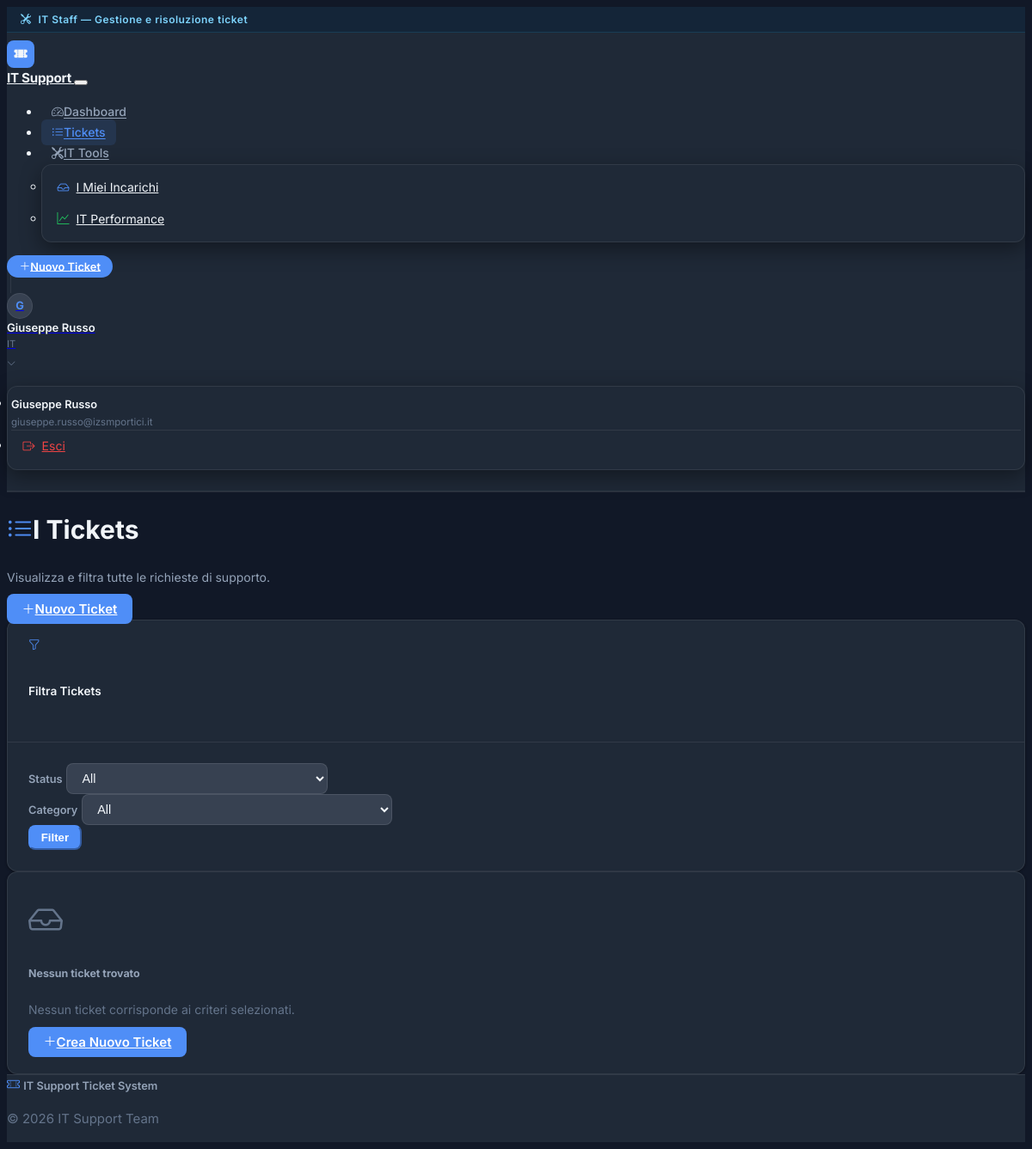
Page /tickets (signed in) on the earlier database version.
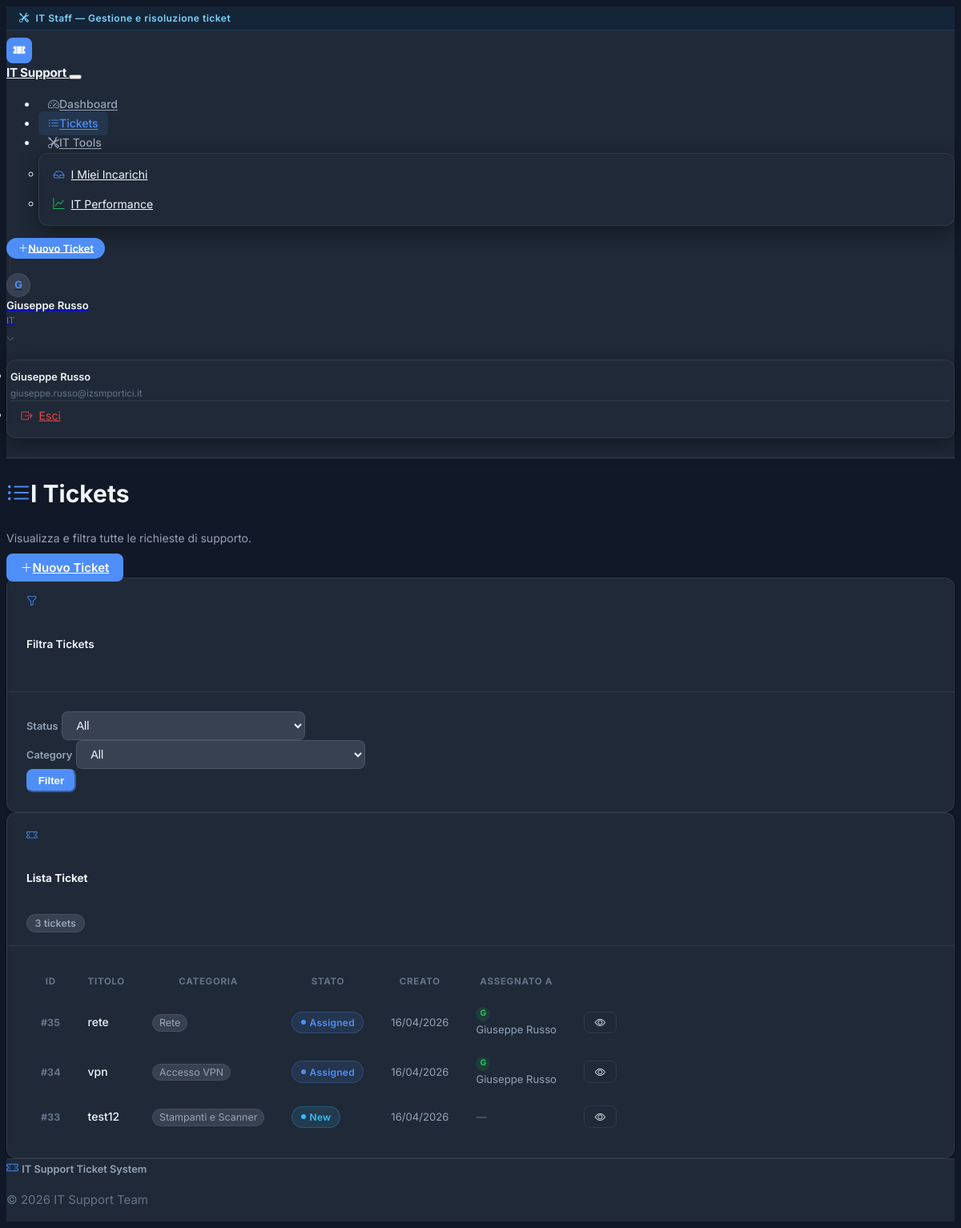
Same page on the later database version.
### models.py (models this page shows, shortened)
class Ticket(db.Model):
    id = db.Column(db.Integer, primary_key=True)
    title = db.Column(db.String(100), nullable=False)
    description = db.Column(db.Text, nullable=False)
    created_at = db.Column(db.DateTime, default=datetime.utcnow)
    updated_at = db.Column(db.DateTime, default=datetime.utcnow, onupdate=datetime.utcnow)
    status = db.Column(db.Enum(TicketStatus), default=TicketStatus.NEW)
    creator_id = db.Column(db.Integer, db.ForeignKey('user.id'), nullable=False)
    category_id = db.Column(db.Integer, db.ForeignKey('category.id'), nullable=False)
    assignee_id = db.Column(db.Integer, db.ForeignKey('user.id'), nullable=True)
    approver_id = db.Column(db.Integer, db.ForeignKey('user.id'), nullable=True)
    dept_manager_approver_id = db.Column(db.Integer, db.ForeignKey('user.id'), nullable=True)
    department_id = db.Column(db.Integer, db.ForeignKey('department.id'), nullable=True)
    comments = db.relationship('Comment', backref='ticket', cascade='all, delete-orphan', lazy='dynamic')
    attachments = db.relationship('Attachment', backref='ticket', cascade='all, delete-orphan', lazy='dynamic')

class Category(db.Model):
    id = db.Column(db.Integer, primary_key=True)
    name = db.Column(db.String(100), unique=True, nullable=False)
    description = db.Column(db.Text)
    requires_approval = db.Column(db.Boolean, default=False)
    tickets = db.relationship('Ticket', backref='category_rel', lazy='dynamic')

class User(UserMixin, db.Model):
    __tablename__ = 'user'
    __table_args__ = {'extend_existing': True}
    id = db.Column(db.Integer, primary_key=True)
    username = db.Column(db.String(64), unique=True, nullable=False)
    email = db.Column(db.String(120), unique=True, nullable=False)
    password_hash = db.Column(db.String(256), nullable=False)
    role = db.Column(db.Enum(UserRole), default=UserRole.USER, nullable=False)
    department_id = db.Column(db.Integer, db.ForeignKey('department.id'))
    managed_department_id = db.Column(db.Integer, db.ForeignKey('department.id'), nullable=True)
    created_at = db.Column(db.DateTime, default=datetime.utcnow)
    is_active = db.Column(db.Boolean, default=True)
    created_tickets = db.relationship('Ticket', backref='creator', foreign_keys='Ticket.creator_id', lazy='dynamic')
    assigned_tickets = db.relationship('Ticket', backref='assignee', foreign_keys='Ticket.assignee_id', lazy='dynamic')
    approved_tickets = db.relationship('Ticket', backref='approver', foreign_keys='Ticket.approver_id', lazy='dynamic')
    comments = db.relationship('Comment', backref='author', lazy='dynamic')
    def is_admin(self):
        return self.role == UserRole.ADMIN
    def is_it(self):
        return self.role == UserRole.IT or self.role == UserRole.ADMIN
    def is_dept_manager(self):
        return self.role == UserRole.DEPT_MANAGER or self.role == UserRole.ADMIN
    def is_manager(self):
        return self.role == UserRole.MANAGER or self.role == UserRole.ADMIN

### routes.py (the view, shortened to what this page needs)
    @app.route('/tickets')
    @login_required
    def ticket_list():
        form = FilterTicketsForm(request.args, meta={'csrf': False})
        query = Ticket.query
        if current_user.role == UserRole.USER:
            query = query.filter_by(creator_id=current_user.id)
        elif current_user.role == UserRole.DEPT_MANAGER:
            query = query.filter(
                Ticket.department_id == current_user.managed_department_id
            )
        elif current_user.role == UserRole.IT:
            query = query.filter(
                or_(
                    Ticket.assignee_id == current_user.id,
                    and_(
                        Ticket.assignee_id == None,
                        Ticket.status.in_([TicketStatus.APPROVED, TicketStatus.NEW])
                    )
                )
            )
        if form.status.data and form.status.data != 'all':
            query = query.filter(Ticket.status == TicketStatus[form.status.data])
        if form.category.data and form.category.data != 'all':
            query = query.filter(Ticket.category_id == int(form.category.data))
        tickets = query.order_by(Ticket.created_at.desc()).all()
        return render_template('ticket_list.html', tickets=tickets, form=form)

### forms.py
class FilterTicketsForm(FlaskForm):
    status = SelectField('Status', choices=[('all', 'All')], validators=[Optional()], render_kw={"class": "form-select"})
    category = SelectField('Category', choices=[('all', 'All')], validators=[Optional()], render_kw={"class": "form-select"})
    submit = SubmitField('Filter')
    def __init__(self, *args, **kwargs):
        super(FilterTicketsForm, self).__init__(*args, **kwargs)
        status_choices = [('all', 'All')]
        status_choices.extend([(status.name, status.value) for status in TicketStatus])
        self.status.choices = status_choices
        category_choices = [('all', 'All')]
        category_choices.extend([(str(c.id), c.name) for c in Category.query.order_by(Category.name).all()])
        self.category.choices = category_choices

### models.py (called while the page is built)
@login_manager.user_loader
def load_user(user_id):
    return User.query.get(int(user_id))

### templates/ticket_list.html (shortened to what the changed rows need)
{% extends "base.html" %}
{% block content %}
<div class="animate-fade-in">
    <div class="d-flex flex-wrap justify-content-between align-items-center gap-3 mb-4">
        <div>
            <h1 class="h4 fw-bold mb-1"><i class="bi bi-list-ul me-2" style="color:var(--color-accent)"></i>I Tickets</h1>
        </div>
    </div>
    {% if tickets %}
    <div class="card">
        <div class="card-header d-flex justify-content-between align-items-center">
            <div class="d-flex align-items-center gap-2">
                <i class="bi bi-ticket-perforated" style="color:var(--color-accent); font-size:.85rem"></i>
                <h6 class="mb-0 fw-bold" style="font-size:0.85rem">Lista Ticket</h6>
            </div>
            <span style="font-size:0.78rem; font-weight:600;
                         background:var(--surface-elevated); padding:.2rem .6rem;
                         border-radius:var(--radius-pill); color:var(--text-secondary);
                         border:1px solid var(--surface-border)">
                {{ tickets|length }} ticket{% if tickets|length != 1 %}s{% endif %}
            </span>
        </div>
        <div class="card-body p-0">
            <div class="table-responsive">
                <table class="table table-hover mb-0">
                    <thead>
                        <tr>
                            <th>ID</th>
                            <th>Titolo</th>
                            <th>Categoria</th>
                            <th>Stato</th>
                            <th>Creato</th>
                            <th>Assegnato a</th>
                            <th></th>
                        </tr>
                    </thead>
                    <tbody>
                        {% for ticket in tickets %}
                        <tr data-status="{{ ticket.status.name }}" data-category="{{ ticket.category_id }}">
                            <td>
                                <span style="font-size:0.78rem; font-weight:700; color:var(--text-muted)">#{{ ticket.id }}</span>
                            </td>
                            <td>
                                <span style="font-weight:500; font-size:0.875rem">{{ ticket.title }}</span>
                            </td>
                            <td>
                                <span style="font-size:0.78rem; background:var(--surface-elevated);
                                             padding:.15rem .5rem; border-radius:var(--radius-pill);
                                             border:1px solid var(--surface-border); color:var(--text-secondary)">
                                    {{ ticket.category_rel.name }}
                                </span>
                            </td>
                            <td>
                                {% if ticket.status.name in ['AWAITING_APPROVAL','AWAITING_DEPT_MANAGER_APPROVAL','AWAITING_IT_MANAGER_APPROVAL'] %}
                                <span class="status-badge status-awaiting">{{ ticket.status.value }}</span>
                                {% elif ticket.status.name == 'NEW' %}
                                <span class="status-badge status-new">{{ ticket.status.value }}</span>
                                {% elif ticket.status.name == 'APPROVED' %}
                                <span class="status-badge status-approved">{{ ticket.status.value }}</span>
                                {% elif ticket.status.name == 'ASSIGNED' %}
                                <span class="status-badge status-assigned">{{ ticket.status.value }}</span>
                                {% elif ticket.status.name == 'IN_PROGRESS' %}
                                <span class="status-badge status-in-progress">{{ ticket.status.value }}</span>
                                {% elif ticket.status.name == 'WAITING_USER' %}
                                <span class="status-badge status-waiting-user">{{ ticket.status.value }}</span>
                                {% elif ticket.status.name == 'RESOLVED' %}
                                <span class="status-badge status-resolved">{{ ticket.status.value }}</span>
                                {% elif ticket.status.name in ['REJECTED','REJECTED_BY_DEPT_MANAGER'] %}
                                <span class="status-badge status-rejected">{{ ticket.status.value }}</span>
                                {% elif ticket.status.name == 'CLOSED' %}
                                <span class="status-badge status-closed">{{ ticket.status.value }}</span>
                                {% else %}
                                <span class="status-badge status-pending">{{ ticket.status.value }}</span>
                                {% endif %}
                            </td>
                            <td style="font-size:0.82rem; color:var(--text-secondary)">
                                {{ ticket.created_at.strftime('%d/%m/%Y') }}
                            </td>
                            <td style="font-size:0.82rem; color:var(--text-secondary)">
                                {% if ticket.assignee %}
                                <span class="d-flex align-items-center gap-1">
                                    <div style="width:18px;height:18px;background:var(--color-success-soft);border-radius:50%;
                                                display:flex;align-items:center;justify-content:center;
                                                font-size:0.65rem;font-weight:700;color:var(--color-success)">
                                        {{ ticket.assignee.username[0]|upper }}
                                    </div>
                                    {{ ticket.assignee.username }}
                                </span>
                                {% else %}
                                <span style="color:var(--text-muted); font-style:italic">—</span>
                                {% endif %}
                            </td>
                            <td>
                                <a href="{{ url_for('ticket_detail', ticket_id=ticket.id) }}"
                                   class="btn btn-action-secondary btn-sm">
                                    <i class="bi bi-eye"></i>
                                </a>
                            </td>
                        </tr>
                        {% endfor %}
                    </tbody>
                </table>
            </div>
        </div>
    </div>
    {% else %}
    <div class="card">
        <div class="card-body text-center py-5">
            <i class="bi bi-inbox" style="font-size:2.5rem; color:var(--text-muted)"></i>
            <h5 class="mt-3 mb-1" style="color:var(--text-secondary)">Nessun ticket trovato</h5>
            <p class="mb-4" style="font-size:0.875rem; color:var(--text-muted)">
                Nessun ticket corrisponde ai criteri selezionati.
            </p>
            <a href="{{ url_for('ticket_create') }}" class="btn btn-action-primary">
                <i class="bi bi-plus-lg me-1"></i>Crea Nuovo Ticket
            </a>
        </div>
    </div>
    {% endif %}
</div>
{% endblock %}

Differences in the rows shown:
added Ticket: id "35", title "rete", category_rel.name "Rete", status.value "Assigned", created_at "16/04/2026", assignee "G", assignee.username "Giuseppe Russo"
added Ticket: id "34", title "vpn", category_rel.name "Accesso VPN", status.value "Assigned", created_at "16/04/2026", assignee "G", assignee.username "Giuseppe Russo"
added Ticket: id "33", title "test12", category_rel.name "Stampanti e Scanner", status.value "New", created_at "16/04/2026"
Other differences:
{{ tickets|length }}: (not shown) → "3"
text no longer shown: "Nessun ticket trovato Nessun ticket corrisponde ai criteri selezionati. Crea Nuovo Ticket"
text now shown: "Lista Ticket ticket s ID TITOLO CATEGORIA STATO CREATO ASSEGNATO A"
